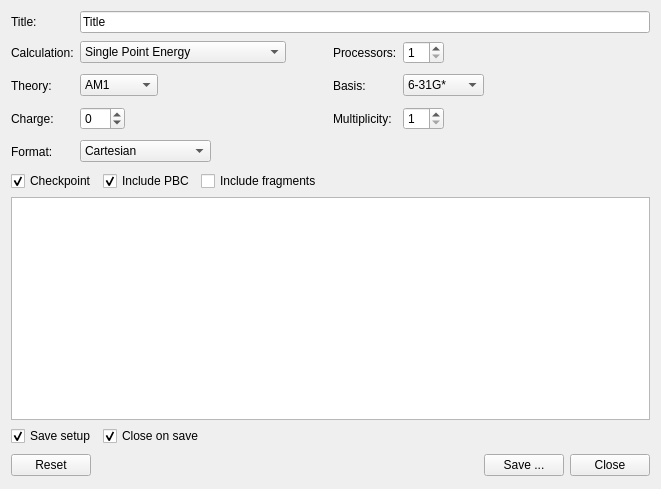
<?xml version="1.0" encoding="UTF-8"?>
<ui version="4.0">
 <class>GaussianInputExportTool</class>
 <widget class="QWidget" name="GaussianInputExportTool">
  <property name="geometry">
   <rect>
    <x>0</x>
    <y>0</y>
    <width>661</width>
    <height>489</height>
   </rect>
  </property>
  <property name="windowTitle">
   <string>Gaussian Input</string>
  </property>
  <layout class="QVBoxLayout" name="verticalLayout">
   <item>
    <widget class="QWidget" name="controlsW" native="true">
     <layout class="QGridLayout" name="gridLayout">
      <property name="margin">
       <number>0</number>
      </property>
      <item row="0" column="0">
       <widget class="QLabel" name="label_7">
        <property name="text">
         <string>Title:</string>
        </property>
        <property name="buddy">
         <cstring>titleLE</cstring>
        </property>
       </widget>
      </item>
      <item row="1" column="0">
       <widget class="QLabel" name="label">
        <property name="text">
         <string>Calculation:</string>
        </property>
        <property name="buddy">
         <cstring>calculationCB</cstring>
        </property>
       </widget>
      </item>
      <item row="1" column="2">
       <widget class="QLabel" name="label_4">
        <property name="text">
         <string>Processors:</string>
        </property>
        <property name="buddy">
         <cstring>procSB</cstring>
        </property>
       </widget>
      </item>
      <item row="2" column="0">
       <widget class="QLabel" name="label_2">
        <property name="text">
         <string>Theory:</string>
        </property>
        <property name="buddy">
         <cstring>theoryCB</cstring>
        </property>
       </widget>
      </item>
      <item row="2" column="1">
       <layout class="QHBoxLayout" name="horizontalLayout_2">
        <item>
         <widget class="QComboBox" name="theoryCB">
          <property name="currentIndex">
           <number>0</number>
          </property>
          <item>
           <property name="text">
            <string>AM1</string>
           </property>
          </item>
          <item>
           <property name="text">
            <string>PM3</string>
           </property>
          </item>
          <item>
           <property name="text">
            <string>PM6</string>
           </property>
          </item>
          <item>
           <property name="text">
            <string>HF</string>
           </property>
          </item>
          <item>
           <property name="text">
            <string>B3LYP</string>
           </property>
          </item>
          <item>
           <property name="text">
            <string>PBEPBE</string>
           </property>
          </item>
          <item>
           <property name="text">
            <string>MP2</string>
           </property>
          </item>
         </widget>
        </item>
        <item>
         <spacer name="horizontalSpacer_3">
          <property name="orientation">
           <enum>Qt::Horizontal</enum>
          </property>
          <property name="sizeHint" stdset="0">
           <size>
            <width>58</width>
            <height>27</height>
           </size>
          </property>
         </spacer>
        </item>
       </layout>
      </item>
      <item row="2" column="2">
       <widget class="QLabel" name="label_5">
        <property name="text">
         <string>Basis:</string>
        </property>
        <property name="buddy">
         <cstring>basisCB</cstring>
        </property>
       </widget>
      </item>
      <item row="1" column="3">
       <layout class="QHBoxLayout" name="horizontalLayout_5">
        <item>
         <widget class="QSpinBox" name="procSB">
          <property name="minimum">
           <number>1</number>
          </property>
          <property name="value">
           <number>1</number>
          </property>
         </widget>
        </item>
        <item>
         <spacer name="horizontalSpacer_5">
          <property name="orientation">
           <enum>Qt::Horizontal</enum>
          </property>
          <property name="sizeHint" stdset="0">
           <size>
            <width>58</width>
            <height>26</height>
           </size>
          </property>
         </spacer>
        </item>
       </layout>
      </item>
      <item row="0" column="1" colspan="3">
       <widget class="QLineEdit" name="titleLE">
        <property name="text">
         <string>Title</string>
        </property>
       </widget>
      </item>
      <item row="1" column="1">
       <layout class="QHBoxLayout" name="horizontalLayout">
        <item>
         <widget class="QComboBox" name="calculationCB">
          <property name="currentIndex">
           <number>0</number>
          </property>
          <item>
           <property name="text">
            <string>Single Point Energy</string>
           </property>
          </item>
          <item>
           <property name="text">
            <string>Geometry Optimization</string>
           </property>
          </item>
          <item>
           <property name="text">
            <string>Transition Structure Optimization</string>
           </property>
          </item>
          <item>
           <property name="text">
            <string>Frequencies</string>
           </property>
          </item>
         </widget>
        </item>
        <item>
         <spacer name="horizontalSpacer_2">
          <property name="orientation">
           <enum>Qt::Horizontal</enum>
          </property>
          <property name="sizeHint" stdset="0">
           <size>
            <width>18</width>
            <height>27</height>
           </size>
          </property>
         </spacer>
        </item>
       </layout>
      </item>
      <item row="2" column="3">
       <layout class="QHBoxLayout" name="horizontalLayout_6">
        <item>
         <widget class="QComboBox" name="basisCB">
          <property name="accessibleDescription">
           <string notr="true"/>
          </property>
          <property name="currentIndex">
           <number>0</number>
          </property>
          <item>
           <property name="text">
            <string>6-31G*</string>
           </property>
          </item>
          <item>
           <property name="text">
            <string>6-31G**</string>
           </property>
          </item>
          <item>
           <property name="text">
            <string>6-31+G**</string>
           </property>
          </item>
         </widget>
        </item>
        <item>
         <spacer name="horizontalSpacer_6">
          <property name="orientation">
           <enum>Qt::Horizontal</enum>
          </property>
          <property name="sizeHint" stdset="0">
           <size>
            <width>58</width>
            <height>26</height>
           </size>
          </property>
         </spacer>
        </item>
       </layout>
      </item>
      <item row="3" column="0">
       <widget class="QLabel" name="label_3">
        <property name="text">
         <string>Charge:</string>
        </property>
        <property name="buddy">
         <cstring>chargeSB</cstring>
        </property>
       </widget>
      </item>
      <item row="3" column="1">
       <layout class="QHBoxLayout" name="horizontalLayout_4">
        <item>
         <widget class="QSpinBox" name="chargeSB">
          <property name="minimum">
           <number>-99</number>
          </property>
          <property name="value">
           <number>0</number>
          </property>
         </widget>
        </item>
        <item>
         <spacer name="horizontalSpacer_4">
          <property name="orientation">
           <enum>Qt::Horizontal</enum>
          </property>
          <property name="sizeHint" stdset="0">
           <size>
            <width>58</width>
            <height>27</height>
           </size>
          </property>
         </spacer>
        </item>
       </layout>
      </item>
      <item row="3" column="2">
       <widget class="QLabel" name="label_6">
        <property name="text">
         <string>Multiplicity:</string>
        </property>
        <property name="buddy">
         <cstring>multiplicitySB</cstring>
        </property>
       </widget>
      </item>
      <item row="3" column="3">
       <layout class="QHBoxLayout" name="horizontalLayout_7">
        <item>
         <widget class="QSpinBox" name="multiplicitySB">
          <property name="minimum">
           <number>1</number>
          </property>
          <property name="value">
           <number>1</number>
          </property>
         </widget>
        </item>
        <item>
         <spacer name="horizontalSpacer_7">
          <property name="orientation">
           <enum>Qt::Horizontal</enum>
          </property>
          <property name="sizeHint" stdset="0">
           <size>
            <width>58</width>
            <height>26</height>
           </size>
          </property>
         </spacer>
        </item>
       </layout>
      </item>
      <item row="4" column="0">
       <widget class="QLabel" name="label_10">
        <property name="text">
         <string>Format:</string>
        </property>
        <property name="buddy">
         <cstring>coordCB</cstring>
        </property>
       </widget>
      </item>
      <item row="4" column="1">
       <layout class="QHBoxLayout" name="horizontalLayout_9">
        <item>
         <widget class="QComboBox" name="coordCB">
          <property name="enabled">
           <bool>true</bool>
          </property>
          <property name="currentIndex">
           <number>0</number>
          </property>
          <item>
           <property name="text">
            <string>Cartesian</string>
           </property>
          </item>
          <item>
           <property name="text">
            <string>Z-matrix</string>
           </property>
          </item>
          <item>
           <property name="text">
            <string>Z-matrix (compact)</string>
           </property>
          </item>
         </widget>
        </item>
        <item>
         <spacer name="horizontalSpacer_10">
          <property name="orientation">
           <enum>Qt::Horizontal</enum>
          </property>
          <property name="sizeHint" stdset="0">
           <size>
            <width>18</width>
            <height>27</height>
           </size>
          </property>
         </spacer>
        </item>
       </layout>
      </item>
     </layout>
    </widget>
   </item>
   <item>
    <layout class="QHBoxLayout" name="horizontalLayout_8">
     <item>
      <widget class="QCheckBox" name="checkpointCB">
       <property name="text">
        <string>Checkpoint</string>
       </property>
       <property name="checked">
        <bool>true</bool>
       </property>
      </widget>
     </item>
     <item>
      <widget class="QCheckBox" name="includePBCCB">
       <property name="text">
        <string>Include PBC</string>
       </property>
       <property name="checked">
        <bool>true</bool>
       </property>
      </widget>
     </item>
     <item>
      <widget class="QCheckBox" name="includeFragCB">
       <property name="text">
        <string>Include fragments</string>
       </property>
      </widget>
     </item>
     <item>
      <spacer name="horizontalSpacer_8">
       <property name="orientation">
        <enum>Qt::Horizontal</enum>
       </property>
       <property name="sizeHint" stdset="0">
        <size>
         <width>40</width>
         <height>20</height>
        </size>
       </property>
      </spacer>
     </item>
    </layout>
   </item>
   <item>
    <widget class="QTextEdit" name="previewText">
     <property name="enabled">
      <bool>true</bool>
     </property>
     <property name="font">
      <font>
       <family>Courier New</family>
      </font>
     </property>
     <property name="readOnly">
      <bool>false</bool>
     </property>
     <property name="acceptRichText">
      <bool>false</bool>
     </property>
    </widget>
   </item>
   <item>
    <layout class="QHBoxLayout" name="horizontalLayout_10">
     <item>
      <widget class="QCheckBox" name="saveSetupCB">
       <property name="text">
        <string>Save setup</string>
       </property>
       <property name="checked">
        <bool>true</bool>
       </property>
      </widget>
     </item>
     <item>
      <widget class="QCheckBox" name="closeOnSaveCB">
       <property name="text">
        <string>Close on save</string>
       </property>
       <property name="checked">
        <bool>true</bool>
       </property>
      </widget>
     </item>
     <item>
      <spacer name="horizontalSpacer_9">
       <property name="orientation">
        <enum>Qt::Horizontal</enum>
       </property>
       <property name="sizeHint" stdset="0">
        <size>
         <width>40</width>
         <height>20</height>
        </size>
       </property>
      </spacer>
     </item>
    </layout>
   </item>
   <item>
    <layout class="QHBoxLayout" name="horizontalLayout_3">
     <property name="sizeConstraint">
      <enum>QLayout::SetFixedSize</enum>
     </property>
     <item>
      <widget class="QPushButton" name="resetButton">
       <property name="text">
        <string>Reset</string>
       </property>
      </widget>
     </item>
     <item>
      <spacer name="horizontalSpacer">
       <property name="orientation">
        <enum>Qt::Horizontal</enum>
       </property>
       <property name="sizeHint" stdset="0">
        <size>
         <width>48</width>
         <height>26</height>
        </size>
       </property>
      </spacer>
     </item>
     <item>
      <widget class="QPushButton" name="saveButton">
       <property name="text">
        <string>Save ...</string>
       </property>
      </widget>
     </item>
     <item>
      <widget class="QPushButton" name="closeButton">
       <property name="text">
        <string>Close</string>
       </property>
      </widget>
     </item>
    </layout>
   </item>
  </layout>
 </widget>
 <tabstops>
  <tabstop>titleLE</tabstop>
  <tabstop>calculationCB</tabstop>
  <tabstop>procSB</tabstop>
  <tabstop>theoryCB</tabstop>
  <tabstop>basisCB</tabstop>
  <tabstop>chargeSB</tabstop>
  <tabstop>multiplicitySB</tabstop>
  <tabstop>coordCB</tabstop>
  <tabstop>previewText</tabstop>
  <tabstop>saveButton</tabstop>
  <tabstop>closeButton</tabstop>
  <tabstop>resetButton</tabstop>
 </tabstops>
 <resources/>
 <connections>
  <connection>
   <sender>closeButton</sender>
   <signal>clicked()</signal>
   <receiver>GaussianInputExportTool</receiver>
   <slot>close()</slot>
   <hints>
    <hint type="sourcelabel">
     <x>451</x>
     <y>411</y>
    </hint>
    <hint type="destinationlabel">
     <x>258</x>
     <y>243</y>
    </hint>
   </hints>
  </connection>
 </connections>
</ui>
